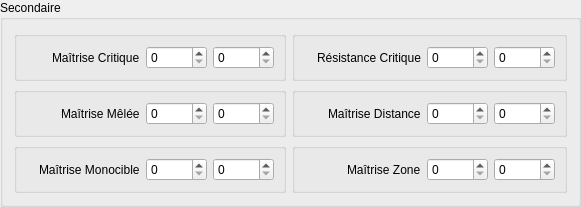
                 <widget class="QGroupBox" name="secondaryBox_2">
                  <property name="title">
                   <string>Secondaire</string>
                  </property>
                  <layout class="QGridLayout" name="gridLayout_13">
                   <item row="1" column="0">
                    <widget class="QGroupBox" name="criticalMasteryBox_2">
                     <property name="title">
                      <string/>
                     </property>
                     <layout class="QHBoxLayout" name="horizontalLayout_50">
                      <item>
                       <widget class="QLabel" name="criticalMasteryIcon_2">
                        <property name="text">
                         <string/>
                        </property>
                        <property name="pixmap">
                         <pixmap resource="../icons.qrc">:/assets/icons/skills/crit_mastery.png</pixmap>
                        </property>
                       </widget>
                      </item>
                      <item>
                       <widget class="QLabel" name="criticalMasteryLabel_2">
                        <property name="text">
                         <string>Maîtrise Critique</string>
                        </property>
                       </widget>
                      </item>
                      <item>
                       <widget class="QSpinBox" name="criticalMasterySpinMin_2">
                        <property name="suffix">
                         <string/>
                        </property>
                        <property name="maximum">
                         <number>99999</number>
                        </property>
                        <property name="singleStep">
                         <number>1</number>
                        </property>
                       </widget>
                      </item>
                      <item>
                       <widget class="QSpinBox" name="criticalMasterySpinMax_2">
                        <property name="suffix">
                         <string/>
                        </property>
                        <property name="maximum">
                         <number>99999</number>
                        </property>
                        <property name="singleStep">
                         <number>1</number>
                        </property>
                       </widget>
                      </item>
                     </layout>
                    </widget>
                   </item>
                   <item row="2" column="0">
                    <widget class="QGroupBox" name="meleeMasteryBox_2">
                     <property name="title">
                      <string/>
                     </property>
                     <layout class="QHBoxLayout" name="horizontalLayout_51">
                      <item>
                       <widget class="QLabel" name="meleeMasteryIcon_2">
                        <property name="text">
                         <string/>
                        </property>
                        <property name="pixmap">
                         <pixmap resource="../icons.qrc">:/assets/icons/skills/melee_mastery.png</pixmap>
                        </property>
                       </widget>
                      </item>
                      <item>
                       <widget class="QLabel" name="meleeMasteryLabel_2">
                        <property name="text">
                         <string>Maîtrise Mêlée</string>
                        </property>
                       </widget>
                      </item>
                      <item>
                       <widget class="QSpinBox" name="meleeMasterySpinMin_2">
                        <property name="suffix">
                         <string/>
                        </property>
                        <property name="maximum">
                         <number>99999</number>
                        </property>
                        <property name="singleStep">
                         <number>1</number>
                        </property>
                       </widget>
                      </item>
                      <item>
                       <widget class="QSpinBox" name="meleeMasterySpinMax_2">
                        <property name="suffix">
                         <string/>
                        </property>
                        <property name="maximum">
                         <number>99999</number>
                        </property>
                        <property name="singleStep">
                         <number>1</number>
                        </property>
                       </widget>
                      </item>
                     </layout>
                    </widget>
                   </item>
                   <item row="2" column="1">
                    <widget class="QGroupBox" name="distanceMasteryBox_2">
                     <property name="title">
                      <string/>
                     </property>
                     <layout class="QHBoxLayout" name="horizontalLayout_52">
                      <item>
                       <widget class="QLabel" name="distanceMasteryIcon_2">
                        <property name="text">
                         <string/>
                        </property>
                        <property name="pixmap">
                         <pixmap resource="../icons.qrc">:/assets/icons/skills/distance_mastery.png</pixmap>
                        </property>
                       </widget>
                      </item>
                      <item>
                       <widget class="QLabel" name="distanceMasteryLabel_2">
                        <property name="text">
                         <string>Maîtrise Distance</string>
                        </property>
                       </widget>
                      </item>
                      <item>
                       <widget class="QSpinBox" name="distanceMasterySpinMin_2">
                        <property name="suffix">
                         <string/>
                        </property>
                        <property name="maximum">
                         <number>99999</number>
                        </property>
                        <property name="singleStep">
                         <number>1</number>
                        </property>
                       </widget>
                      </item>
                      <item>
                       <widget class="QSpinBox" name="distanceMasterySpinMax_2">
                        <property name="suffix">
                         <string/>
                        </property>
                        <property name="maximum">
                         <number>99999</number>
                        </property>
                        <property name="singleStep">
                         <number>1</number>
                        </property>
                       </widget>
                      </item>
                     </layout>
                    </widget>
                   </item>
                   <item row="3" column="1">
                    <widget class="QGroupBox" name="areaMasteryBox_2">
                     <property name="title">
                      <string/>
                     </property>
                     <layout class="QHBoxLayout" name="horizontalLayout_53">
                      <item>
                       <widget class="QLabel" name="areaMasteryIcon_2">
                        <property name="text">
                         <string/>
                        </property>
                        <property name="pixmap">
                         <pixmap resource="../icons.qrc">:/assets/icons/skills/area_mastery.png</pixmap>
                        </property>
                       </widget>
                      </item>
                      <item>
                       <widget class="QLabel" name="areaMasteryLabel_2">
                        <property name="text">
                         <string>Maîtrise Zone</string>
                        </property>
                       </widget>
                      </item>
                      <item>
                       <widget class="QSpinBox" name="areaMasterySpinMin_2">
                        <property name="suffix">
                         <string/>
                        </property>
                        <property name="maximum">
                         <number>99999</number>
                        </property>
                        <property name="singleStep">
                         <number>1</number>
                        </property>
                       </widget>
                      </item>
                      <item>
                       <widget class="QSpinBox" name="areaMasterySpinMax_2">
                        <property name="suffix">
                         <string/>
                        </property>
                        <property name="maximum">
                         <number>99999</number>
                        </property>
                        <property name="singleStep">
                         <number>1</number>
                        </property>
                       </widget>
                      </item>
                     </layout>
                    </widget>
                   </item>
                   <item row="1" column="1">
                    <widget class="QGroupBox" name="criticalBlockBox_2">
                     <property name="title">
                      <string/>
                     </property>
                     <layout class="QHBoxLayout" name="horizontalLayout_54">
                      <item>
                       <widget class="QLabel" name="criticalBlockIcon_2">
                        <property name="text">
                         <string/>
                        </property>
                        <property name="pixmap">
                         <pixmap resource="../icons.qrc">:/assets/icons/skills/crit_resist.png</pixmap>
                        </property>
                       </widget>
                      </item>
                      <item>
                       <widget class="QLabel" name="criticalBlockLabel_2">
                        <property name="text">
                         <string>Résistance Critique</string>
                        </property>
                       </widget>
                      </item>
                      <item>
                       <widget class="QSpinBox" name="criticalBlockSpinMin_2">
                        <property name="suffix">
                         <string/>
                        </property>
                        <property name="maximum">
                         <number>99999</number>
                        </property>
                        <property name="singleStep">
                         <number>1</number>
                        </property>
                       </widget>
                      </item>
                      <item>
                       <widget class="QSpinBox" name="criticalBlockSpinMax_2">
                        <property name="suffix">
                         <string/>
                        </property>
                        <property name="maximum">
                         <number>99999</number>
                        </property>
                        <property name="singleStep">
                         <number>1</number>
                        </property>
                       </widget>
                      </item>
                     </layout>
                    </widget>
                   </item>
                   <item row="3" column="0">
                    <widget class="QGroupBox" name="singleMasteryBox_2">
                     <property name="title">
                      <string/>
                     </property>
                     <layout class="QHBoxLayout" name="horizontalLayout_55">
                      <item>
                       <widget class="QLabel" name="singleMasteryIcon_2">
                        <property name="text">
                         <string/>
                        </property>
                        <property name="pixmap">
                         <pixmap resource="../icons.qrc">:/assets/icons/skills/st_mastery.png</pixmap>
                        </property>
                       </widget>
                      </item>
                      <item>
                       <widget class="QLabel" name="singleMasteryLabel_2">
                        <property name="text">
                         <string>Maîtrise Monocible</string>
                        </property>
                       </widget>
                      </item>
                      <item>
                       <widget class="QSpinBox" name="singleMasterySpinMin_2">
                        <property name="suffix">
                         <string/>
                        </property>
                        <property name="maximum">
                         <number>99999</number>
                        </property>
                        <property name="singleStep">
                         <number>1</number>
                        </property>
                       </widget>
                      </item>
                      <item>
                       <widget class="QSpinBox" name="singleMasterySpinMax_2">
                        <property name="suffix">
                         <string/>
                        </property>
                        <property name="maximum">
                         <number>99999</number>
                        </property>
                        <property name="singleStep">
                         <number>1</number>
                        </property>
                       </widget>
                      </item>
                     </layout>
                    </widget>
                   </item>
                  </layout>
                 </widget>
